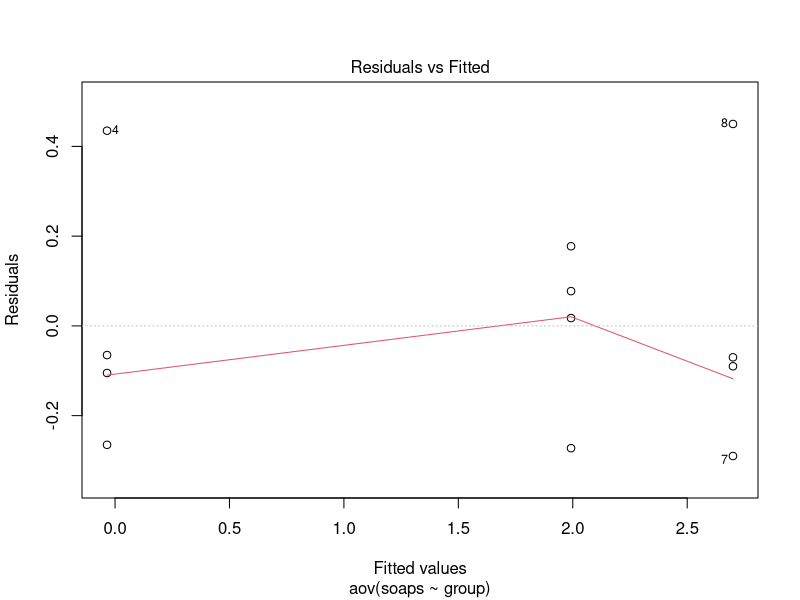
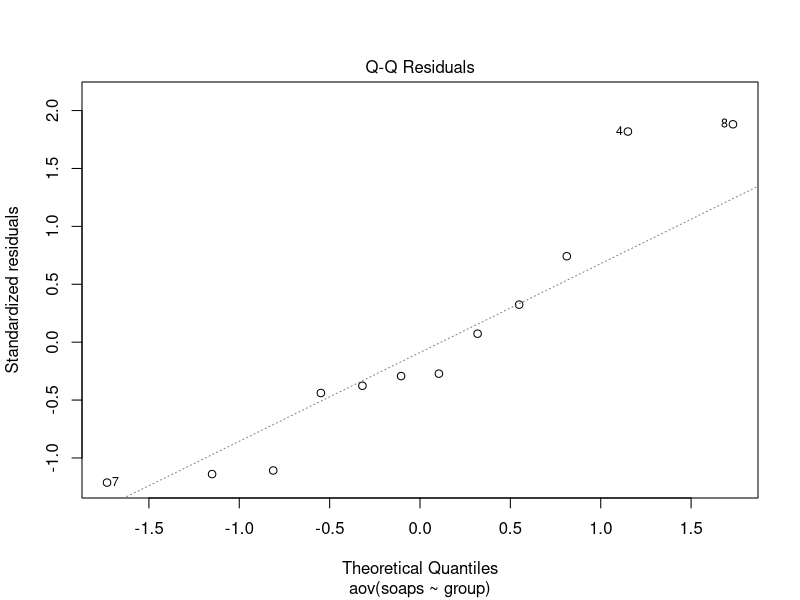
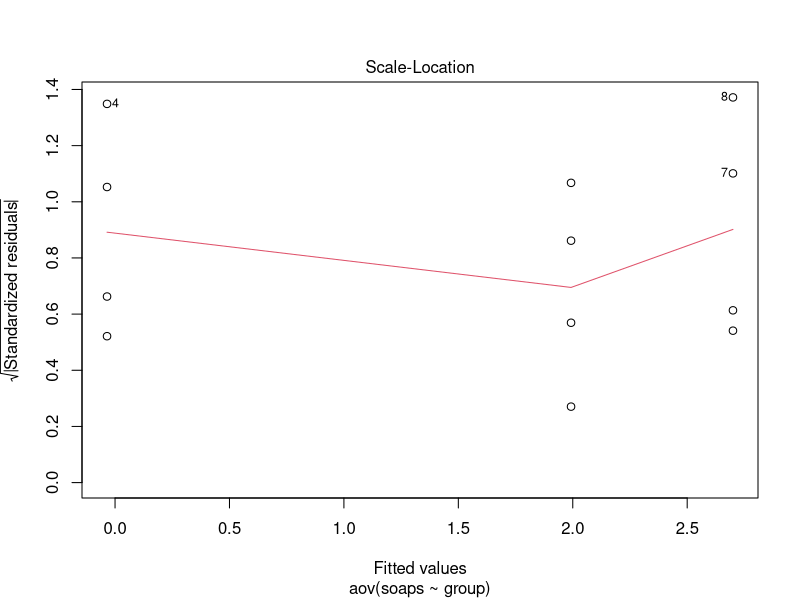
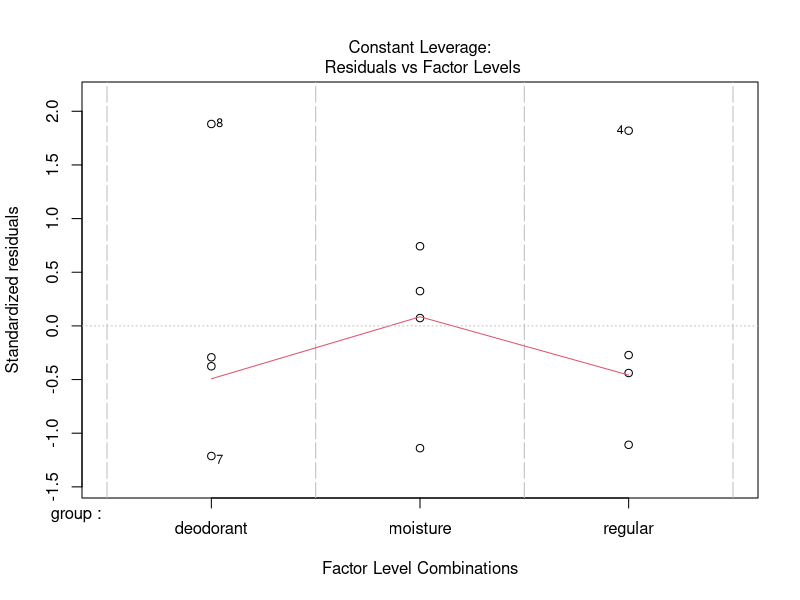

R code for these plots, in order:
#HW2 Ch5 Question 2
#soap experiment model diagnostic

#input the data for weightloss on each soap
soap1 <- c(-0.30, -0.10, -0.14, 0.40)
soap2 <- c(2.63, 2.61, 2.41, 3.15)
soap3 <- c(1.72, 2.07, 2.17, 2.01)
soaps <- c(soap1, soap2, soap3)

#Make some labels:
n = rep(4, 3)
group <- rep(c("regular", "deodorant", "moisture"), n)

#Calculate within-run stats:
withinRunStats = function(x) {c(sum = sum(x), mean= mean(x), var = var(x),n = length(x))
}
tapply(soaps, group, withinRunStats)

#ANOVA analysis
data = data.frame(soaps, group = factor(group))
fit.aov <- aov(soaps ~ group, data= data)
anova(fit.aov)

#plot to do model dianostic
plot(fit.aov)